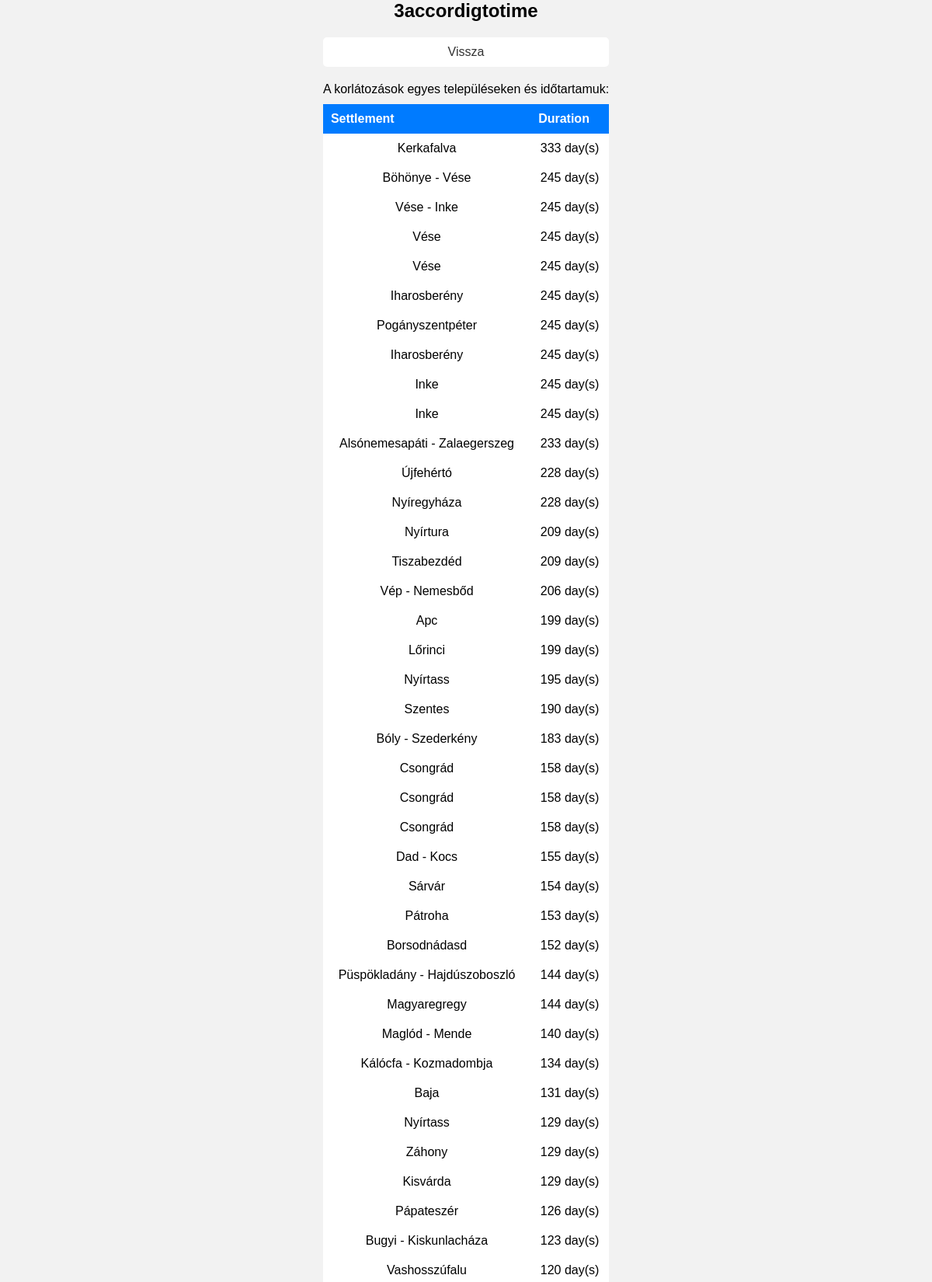
Screenshot of /2012/majus/idegen/feladat/3accordingtotime (upper part) with the database file from the repository.
### app_2012_majus_idegen/models.py (models this page shows, shortened)
class Restriction(models.Model):
    roadnumber = models.IntegerField()
    frompoint = models.FloatField()
    topoint = models.FloatField()
    settlement = models.CharField(max_length=50)
    fromwhen = models.DateField()
    towhen = models.DateField()
    naming = models.ForeignKey(Naming, on_delete=models.CASCADE)
    extent = models.ForeignKey(Extent, on_delete=models.CASCADE)
    speed = models.IntegerField(default=None, null=True)
    class Meta:
        verbose_name = "restriction"
        verbose_name_plural = "restrictions"

### app_2012_majus_idegen/views.py (the view)
# urls.py: path("feladat/3accordingtotime", views._3accordingtotime),
def _3accordingtotime(request: HttpRequest):
    context = {
        "restrictions": sorted([{ "duration": (restriction.towhen - restriction.fromwhen).days, "settlement": restriction.settlement } for restriction in Restriction.objects.all()], key=lambda x: x["duration"], reverse=True)
    }
    return render(request, "feladat/3accordingtotime.html", context)

### app_2012_majus_idegen/templates/feladat/3accordingtotime.html (shortened to what this page needs)
{% load static %}
<!DOCTYPE html>
<html lang="hu">
  <head>
    <link rel="stylesheet" href="{% static 'styles/feladat.css' %}">
  </head>
  <body>
    <main>
      <h1>3accordigtotime</h1>
      <a href="..">Vissza</a>
      <p>A korlátozások egyes településeken és időtartamuk:</p>
      <table>
        <thead>
            <tr>
                <th>Settlement</th>
                <th>Duration</th>
        </thead>
        <tbody>
            {% for restriction in restrictions %}
                <tr>
                    <td>{{ restriction.settlement }}</td>
                    <td>{{ restriction.duration }} day(s)</td>
                </tr>
            {% endfor %}
        </tbody>
      </table>
    </main>
  </body>
</html>

### app_2012_majus_idegen/static/styles/feladat.css (style rules this page uses)
* { margin: 0; padding: 0; }
body { background-color: #f2f2f2; display: flex; justify-content: center; align-items: center; min-height: 100vh; font-family: Arial, sans-serif; }
main { text-align: center; }
h1 { font-size: 24px; margin-bottom: 20px; }
a { display: block; text-decoration: none; background-color: #fff; padding: 10px; border-radius: 5px; color: #333; transition: background-color 0.3s ease; margin-bottom: 10px; }
table { width: 100%; border-collapse: collapse; margin-bottom: 20px; }
th { background-color: #007bff; color: #fff; padding: 10px; text-align: left; }
td { background-color: #fff; padding: 10px; }
tr:nth-child(even) { background-color: #f2f2f2; }
p { margin-top: 20px; margin-bottom: 10px; }

### rows the page displays
Restriction: settlement "Kerkafalva"
Restriction: settlement "Böhönye - Vése"
Restriction: settlement "Vése - Inke"
Restriction: settlement "Vése"
Restriction: settlement "Vése"
Restriction: settlement "Iharosberény"
Restriction: settlement "Pogányszentpéter"
Restriction: settlement "Iharosberény"
Restriction: settlement "Inke"
Restriction: settlement "Inke"
Restriction: settlement "Alsónemesapáti - Zalaegerszeg"
Restriction: settlement "Újfehértó"
Restriction: settlement "Nyíregyháza"
Restriction: settlement "Nyírtura"
Restriction: settlement "Tiszabezdéd"
Restriction: settlement "Vép - Nemesbőd"
Restriction: settlement "Apc"
Restriction: settlement "Lőrinci"
Restriction: settlement "Nyírtass"
Restriction: settlement "Szentes"
Restriction: settlement "Bóly - Szederkény"
Restriction: settlement "Csongrád"
Restriction: settlement "Csongrád"
Restriction: settlement "Csongrád"
Restriction: settlement "Dad - Kocs"
Restriction: settlement "Sárvár"
Restriction: settlement "Pátroha"
Restriction: settlement "Borsodnádasd"
Restriction: settlement "Püspökladány - Hajdúszoboszló"
Restriction: settlement "Magyaregregy"
Restriction: settlement "Maglód - Mende"
Restriction: settlement "Kálócfa - Kozmadombja"
Restriction: settlement "Baja"
Restriction: settlement "Nyírtass"
Restriction: settlement "Záhony"
Restriction: settlement "Kisvárda"
Restriction: settlement "Pápateszér"
Restriction: settlement "Bugyi - Kiskunlacháza"
Restriction: settlement "Vashosszúfalu"

### other values shown
{{ restriction.duration }} "333" "245" "245" "245" "245" "245" "245" "245" "245" "245" "233" "228" "228" "209" "209" "206" "199" "199" "195" "190" "183" "158" "158" "158" "155" "154" "153" "152" "144" "144" "140" "134" "131" "129" "129" "129" "126" "123" "120"
